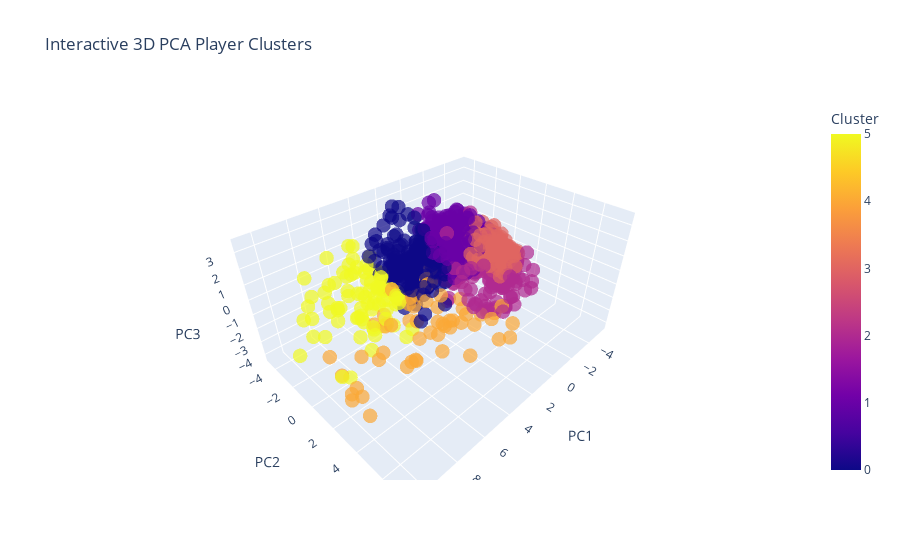

Notebook code for this chart:
### Code cell
fig = px.scatter_3d(
    df50_numeric,
    x='PC1',
    y='PC2',
    z='PC3',
    color='Cluster',
    title="Interactive 3D PCA Player Clusters",
    opacity=0.7
)

fig.update_traces(marker=dict(size=5))
fig.show()

### Figure 1 — Plotly figure (JSON) as saved in the notebook; plotly's stock layout.template omitted (floating-point values rounded to 4 significant figures; data arrays with more than 128 entries replaced by an {"elided": "..."} marker saying what was removed)
{"data": [{"hovertemplate": "PC1=%{x}<br>PC2=%{y}<br>PC3=%{z}<br>Cluster=%{marker.color}<extra></extra>", "legendgroup": "", "marker": {"color": {"elided": "1134 int values"}, "coloraxis": "coloraxis", "opacity": 0.7, "size": 5, "symbol": "circle"}, "mode": "markers", "name": "", "scene": "scene", "showlegend": false, "type": "scatter3d", "x": {"elided": "1134 float values"}, "y": {"elided": "1134 float values"}, "z": {"elided": "1134 float values"}}], "layout": {"coloraxis": {"colorbar": {"title": {"text": "Cluster"}}, "colorscale": [[0, "#0d0887"], [0.1111, "#46039f"], [0.2222, "#7201a8"], [0.3333, "#9c179e"], [0.4444, "#bd3786"], [0.5556, "#d8576b"], [0.6667, "#ed7953"], [0.7778, "#fb9f3a"], [0.8889, "#fdca26"], [1, "#f0f921"]]}, "legend": {"tracegroupgap": 0}, "scene": {"domain": {"x": [0, 1], "y": [0, 1]}, "xaxis": {"title": {"text": "PC1"}}, "yaxis": {"title": {"text": "PC2"}}, "zaxis": {"title": {"text": "PC3"}}}, "title": {"text": "Interactive 3D PCA Player Clusters"}}}
